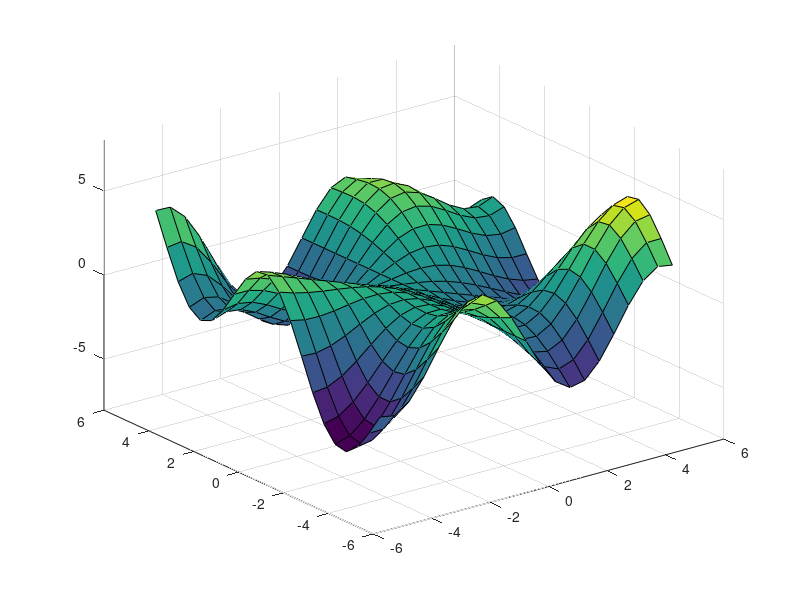

MATLAB code to generate this figure: (Note: this script raises an error after producing the figure.)


[X,Y] = meshgrid(-5:0.5:5);
Z = Y.*sin(X) - X.*cos(Y);

FrameCount = 100; % number of frames
frame(1,FrameCount) = struct('cdata',[],'colormap',[]);
for i=1:FrameCount
    Zi = rand*Z;
    surf(X,Y,Zi)
    set(gca,'ZLim',[min(Z(:)), max(Z(:))])
    frame(i) = getframe(gcf);
end


filename = 'solution';
pathname = '.';
formats = {'avi','mp4'};
% FrameRate = 30; % rate of video playback in frames per second.
Duration = 10; % duration of the output file in seconds
FrameRate = FrameCount/Duration;
Quality = 100;

% Create movie file
mov = cell(1,length(formats));
for i=1:length(formats)
    if strcmp(formats{i},'avi')
        mov{i} = VideoWriter(fullfile(pathname,filename),'Motion JPEG AVI');
    elseif strcmp(formats{i},'mp4')
        mov{i} = VideoWriter(fullfile(pathname,filename),'MPEG-4');
    elseif strcmp(formats{i},'mj2')
        mov{i} = VideoWriter(fullfile(pathname,filename),'Motion JPEG 2000');
    end
    mov{i}.FrameRate = FrameRate;
    mov{i}.Quality = Quality;
    open(mov{i});
    writeVideo(mov{i},frame); % add the frames to the movie
    close(mov{i});
end
